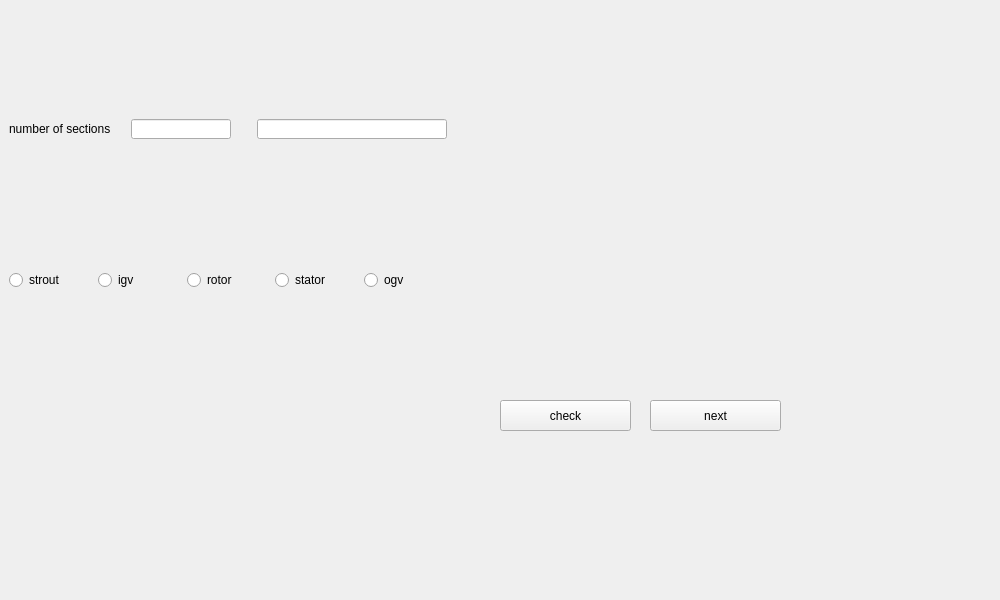
<?xml version="1.0" encoding="UTF-8"?>
<ui version="4.0">
 <class>winRowType</class>
 <widget class="QWidget" name="winRowType">
  <property name="geometry">
   <rect>
    <x>0</x>
    <y>0</y>
    <width>1000</width>
    <height>600</height>
   </rect>
  </property>
  <property name="minimumSize">
   <size>
    <width>1000</width>
    <height>600</height>
   </size>
  </property>
  <property name="maximumSize">
   <size>
    <width>1000</width>
    <height>600</height>
   </size>
  </property>
  <property name="windowTitle">
   <string>Form</string>
  </property>
  <widget class="QPushButton" name="btnNext">
   <property name="geometry">
    <rect>
     <x>650</x>
     <y>400</y>
     <width>131</width>
     <height>31</height>
    </rect>
   </property>
   <property name="minimumSize">
    <size>
     <width>71</width>
     <height>21</height>
    </size>
   </property>
   <property name="maximumSize">
    <size>
     <width>131</width>
     <height>31</height>
    </size>
   </property>
   <property name="text">
    <string>next</string>
   </property>
  </widget>
  <widget class="QPushButton" name="btnCheck">
   <property name="geometry">
    <rect>
     <x>500</x>
     <y>400</y>
     <width>131</width>
     <height>31</height>
    </rect>
   </property>
   <property name="minimumSize">
    <size>
     <width>71</width>
     <height>21</height>
    </size>
   </property>
   <property name="maximumSize">
    <size>
     <width>131</width>
     <height>31</height>
    </size>
   </property>
   <property name="text">
    <string>check</string>
   </property>
  </widget>
  <widget class="QWidget" name="verticalLayoutWidget">
   <property name="geometry">
    <rect>
     <x>9</x>
     <y>9</y>
     <width>438</width>
     <height>391</height>
    </rect>
   </property>
   <layout class="QVBoxLayout" name="verticalLayout">
    <item>
     <layout class="QHBoxLayout" name="horizontalLayout_1">
      <item>
       <widget class="QLabel" name="lblNumSect">
        <property name="text">
         <string>number of sections</string>
        </property>
       </widget>
      </item>
      <item>
       <widget class="QLineEdit" name="lineEditNUmSect">
        <property name="minimumSize">
         <size>
          <width>100</width>
          <height>20</height>
         </size>
        </property>
        <property name="maximumSize">
         <size>
          <width>100</width>
          <height>20</height>
         </size>
        </property>
       </widget>
      </item>
      <item>
       <spacer name="horizontalSpacer">
        <property name="orientation">
         <enum>Qt::Horizontal</enum>
        </property>
        <property name="sizeType">
         <enum>QSizePolicy::Fixed</enum>
        </property>
        <property name="sizeHint" stdset="0">
         <size>
          <width>20</width>
          <height>20</height>
         </size>
        </property>
       </spacer>
      </item>
      <item>
       <widget class="QLineEdit" name="lineEditErrorCheck">
        <property name="maximumSize">
         <size>
          <width>190</width>
          <height>20</height>
         </size>
        </property>
       </widget>
      </item>
     </layout>
    </item>
    <item>
     <spacer name="verticalSpacer">
      <property name="orientation">
       <enum>Qt::Vertical</enum>
      </property>
      <property name="sizeType">
       <enum>QSizePolicy::Fixed</enum>
      </property>
      <property name="sizeHint" stdset="0">
       <size>
        <width>20</width>
        <height>15</height>
       </size>
      </property>
     </spacer>
    </item>
    <item>
     <layout class="QHBoxLayout" name="horizontalLayout_2">
      <item>
       <widget class="QRadioButton" name="rBtn_strout">
        <property name="text">
         <string>strout</string>
        </property>
       </widget>
      </item>
      <item>
       <widget class="QRadioButton" name="rBtn_igv">
        <property name="text">
         <string>igv</string>
        </property>
       </widget>
      </item>
      <item>
       <widget class="QRadioButton" name="rBtn_rotor">
        <property name="text">
         <string>rotor</string>
        </property>
       </widget>
      </item>
      <item>
       <widget class="QRadioButton" name="rBtn_stator">
        <property name="text">
         <string>stator</string>
        </property>
       </widget>
      </item>
      <item>
       <widget class="QRadioButton" name="rBtn_ogv">
        <property name="text">
         <string>ogv</string>
        </property>
       </widget>
      </item>
     </layout>
    </item>
    <item>
     <layout class="QHBoxLayout" name="horizontalLayout_3"/>
    </item>
   </layout>
  </widget>
 </widget>
 <resources/>
 <connections/>
</ui>
